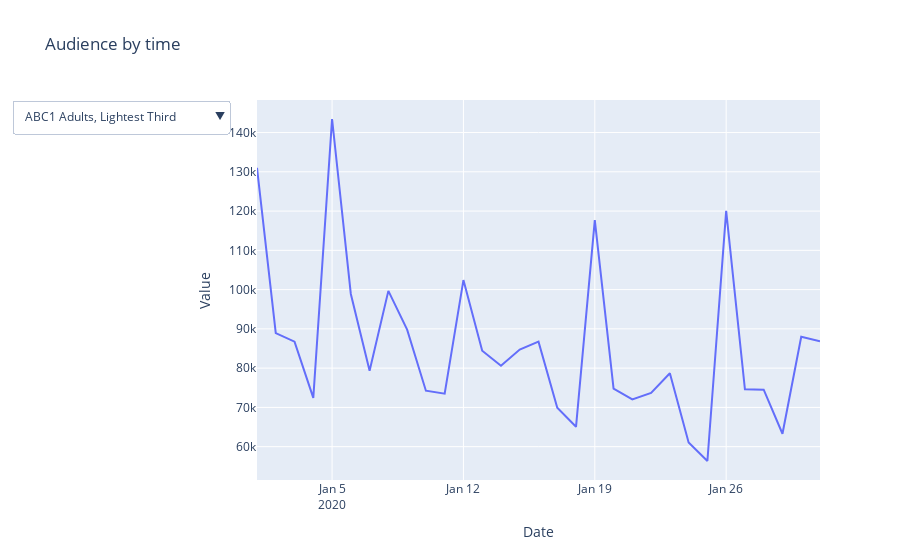

Notebook cell for this chart:
### Code cell
barb_api.audiences_by_time("2020-01-01", "2020-01-31", time_period_length=15, viewing_status = 'vosdal',
                           station="BBC1", panel="bbc network").ts_plot()
